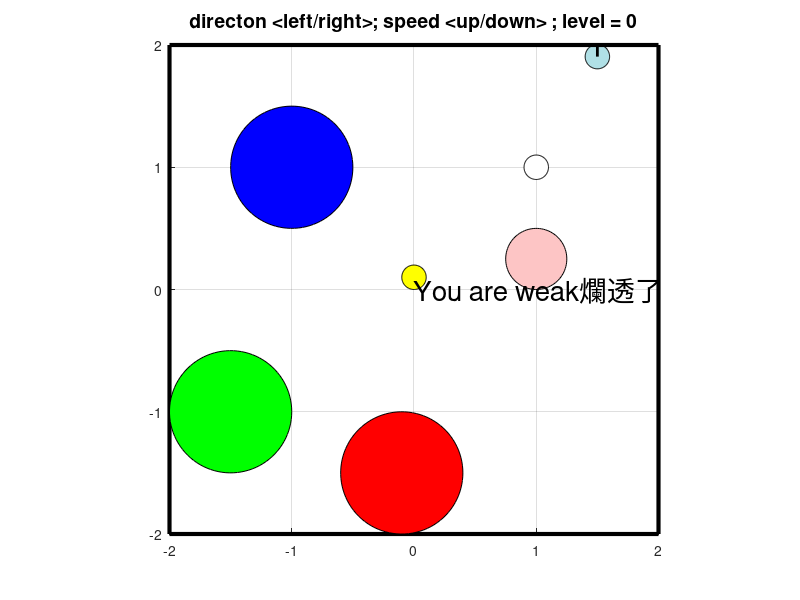

The MATLAB source for this figure:
function car_game
clear all
%Modified the pong code by David Buckingham
%https://www.mathworks.com/matlabcentral/fileexchange/31177-dave-s-matlab-pong

%%%%%% main part of the code %%%
global game_over

close all
initData  %first function, initialize the data variables
initFigure %second function, initialize the figure
while ~game_over %runs till game_over = 1
    moveCar; %second function, compute car movement including collision detection
    refreshPlot; %fourth function, refresh plot based on moveCar
end

%%%%%%%%%%%%%%%%%%%%%%%%%%%%%%%%%%%%%%%%%%%%%%%%%%%%
function initData %first function, initialize the data variables
%%%%%%%%%%%%%%%%%%%%%%%%%%%%%%%%%%%%%%%%%%%%%%%%%%%%
global WALL_X_MIN WALL_X_MAX WALL_Y_MIN WALL_Y_MAX
global SPEED_MAX SPEED_MIN
global DIRECTION_MAX DIRECTION_MIN
global speed direction x y theta
global game_over level
global DT DELAY
global SPEED_INIT DIRECTION_INIT
global R r b
global obstacle_R1 obstacle_x1 obstacle_y1 %one obstacle
global obstacle_R2 obstacle_x2 obstacle_y2
global obstacle_R2 obstacle_x2 obstacle_y2 
global obstacle_R3 obstacle_x3 obstacle_y3 
global obstacle_R4 obstacle_x4 obstacle_y4
global obstacle_R5 obstacle_x5 obstacle_y5 
global obstacle_R6 obstacle_x6 obstacle_y6 

level = 0;
game_over = 0;
WALL_X_MIN = -2;
WALL_X_MAX = 2;
WALL_Y_MIN = -2;
WALL_Y_MAX = 2;

DIRECTION_MAX =  1.0;
DIRECTION_MIN = -1.0;
SPEED_MAX = 35;
SPEED_MIN = -35;

DT = 0.1; 
DELAY = 0.001;
SPEED_INIT = SPEED_MAX; 
DIRECTION_INIT = 0; 

%%%%%% initialize car settings %%%%%%
speed = 30;
direction = 0;
x = 1.5; 
y = -1.5; 
theta = pi/2;

%%%%%% initialize obstacle settings %%%%%%
obstacle_R1 = 0.25;
obstacle_x1 = 1;
obstacle_y1 = 0.25;

obstacle_R2 = 0.5;
obstacle_x2 = -1;
obstacle_y2 = 1;

obstacle_R3 = 0.5;
obstacle_x3 = -1.5;
obstacle_y3 = -1;

obstacle_R4 = 0.1;
obstacle_x4 = 1;
obstacle_y4 = 1;

obstacle_R5 = 0.5;
obstacle_x5 = -0.1;
obstacle_y5 = -1.5;

obstacle_R6 = 0.1;
obstacle_x6 = 0;
obstacle_y6 = 0.1;

r = 0.01; %radius of wheels
b = 0.05; %width of the robot
R = 0.1; %foot print of the robot

%%%%%%%%%%%%%%%%%%%%%%%%%%%%%%%%%%%%%%%%%%%%%%%%%%%%
function initFigure %second function, initialize the figure
%%%%%%%%%%%%%%%%%%%%%%%%%%%%%%%%%%%%%%%%%%%%%%%%%%%%
global WALL_X_MIN WALL_X_MAX WALL_Y_MIN WALL_Y_MAX
global x y theta
global car_anim dir_anim 
global level
global obstacle_R1 obstacle_x1 obstacle_y1
global obstacle_R2 obstacle_x2 obstacle_y2
global obstacle_R2 obstacle_x2 obstacle_y2 
global obstacle_R3 obstacle_x3 obstacle_y3 
global obstacle_R4 obstacle_x4 obstacle_y4
global obstacle_R5 obstacle_x5 obstacle_y5 
global obstacle_R6 obstacle_x6 obstacle_y6 


fig = figure; %initialize the figure
set(fig, 'Resize', 'off'); %do not allow figure to resize
set(fig,'KeyPressFcn',@keyDown); %setkey presses for later
axis('equal');
axis([WALL_X_MIN WALL_X_MAX WALL_Y_MIN WALL_Y_MAX]); %set the size of the board.
axis manual;
grid on;
hold on;
title(['directon <left/right>; speed <up/down> ; level = ',num2str(level)],'Fontsize',14);
%set(gca, 'color', 'w', 'YTick', [], 'XTick', []); %remove x and y label
        
[x_robot,y_robot,x_dir,y_dir] = car_coordinates(x,y,theta);

%%%%%%% set the car %%%%%%
light_blue = [176,224,230]/255; %from https://www.rapidtables.com/web/color/blue-color.html
car_anim= patch(x_robot,y_robot,light_blue);  
dir_anim = line(x_dir,y_dir,'Color','black','Linewidth',2);
         
%%%%%%%% set the walls %%%%%%%
line('Xdata',[WALL_X_MIN WALL_X_MIN],'Ydata',[WALL_Y_MIN WALL_Y_MAX],'Color','k','Linewidth',3); %left wall
line('Xdata',[WALL_X_MIN WALL_X_MAX],'Ydata',[WALL_Y_MAX WALL_Y_MAX],'Color','k','Linewidth',3); %top wall
line('Xdata',[WALL_X_MAX WALL_X_MAX],'Ydata',[WALL_Y_MIN WALL_Y_MAX],'Color','k','Linewidth',3); %right wall
line('Xdata',[WALL_X_MIN WALL_X_MAX],'Ydata',[WALL_Y_MIN WALL_Y_MIN],'Color','k','Linewidth',3); %bottom wall

%%%%%% set the obstacles %%%%%
phi = linspace(0,2*pi);
light_red = [253 197 197]/255; %from https://www.rapidtables.com/web/color/RGB_Color.html
patch(obstacle_x1+obstacle_R1*cos(phi),obstacle_y1+obstacle_R1*sin(phi),light_red);
patch(obstacle_x2+obstacle_R2*cos(phi),obstacle_y2+obstacle_R2*sin(phi),'b');
patch(obstacle_x3+obstacle_R3*cos(phi),obstacle_y3+obstacle_R3*sin(phi),'g');
patch(obstacle_x4+obstacle_R4*cos(phi),obstacle_y4+obstacle_R4*sin(phi),'w');
patch(obstacle_x5+obstacle_R5*cos(phi),obstacle_y5+obstacle_R5*sin(phi),'r');
patch(obstacle_x6+obstacle_R6*cos(phi),obstacle_y6+obstacle_R6*sin(phi),'y');


%%%%%%%%%%%%%%%%%%%%%%%%%%%%%%%%%%%%%%%%%%%%%%%%%%%%
function moveCar %third function, compute car movement including collision detection
%%%%%%%%%%%%%%%%%%%%%%%%%%%%%%%%%%%%%%%%%%%%%%%%%%%%
global game_over DT
global WALL_X_MIN WALL_X_MAX WALL_Y_MIN WALL_Y_MAX
global b r R
global speed direction x y theta
global obstacle_R1 obstacle_x1 obstacle_y1
global obstacle_R2 obstacle_x2 obstacle_y2
global obstacle_R2 obstacle_x2 obstacle_y2 
global obstacle_R3 obstacle_x3 obstacle_y3 
global obstacle_R4 obstacle_x4 obstacle_y4
global obstacle_R5 obstacle_x5 obstacle_y5 
global obstacle_R6 obstacle_x6 obstacle_y6 

rot = [cos(theta) -sin(theta) 0; ...
     sin(theta) cos(theta) 0; ...
     0 0 1];
vel_local = [0.5*r*speed; ...
             0; ...
     0.5*(r/b)*direction];
vel_global = rot*vel_local;

x = x + vel_global(1,1)*DT;
y = y + vel_global(2,1)*DT;
theta = theta + vel_global(3,1)*DT;

%%%%%% set all conditions for game to end %%%%%
dist_robot_obstacle1 = norm([obstacle_x1-x obstacle_y1-y]);
dist_robot_obstacle2 = norm([obstacle_x2-x obstacle_y2-y]); 
dist_robot_obstacle3 = norm([obstacle_x3-x obstacle_y3-y]); 
dist_robot_obstacle4 = norm([obstacle_x4-x obstacle_y4-y]); 
dist_robot_obstacle5 = norm([obstacle_x5-x obstacle_y5-y]); 
dist_robot_obstacle6 = norm([obstacle_x6-x obstacle_y6-y]); 

if (x<WALL_X_MIN+R || x>WALL_X_MAX-R || ...
    y<WALL_Y_MIN+R || y>WALL_Y_MAX-R || ...
    dist_robot_obstacle2 <= (obstacle_R2+R) ||...
    dist_robot_obstacle3 <= (obstacle_R3+R) ||...
    dist_robot_obstacle4 <= (obstacle_R4+R) ||...
    dist_robot_obstacle5 <= (obstacle_R5+R) ||...
    dist_robot_obstacle6 <= (obstacle_R6+R) ||...
    dist_robot_obstacle1 <= (obstacle_R1+R))
    game_over = 1;
end

%%%%%%%%%%%%%%%%%%%%%%%%%%%%%%%%%%%%%%%%%%%%%%%%%%%%
function refreshPlot %fifth function, refresh plot based on moveCar
%%%%%%%%%%%%%%%%%%%%%%%%%%%%%%%%%%%%%%%%%%%%%%%%%%%%
global WALL_X_MIN WALL_X_MAX WALL_Y_MIN WALL_Y_MAX
global DELAY
global car_anim dir_anim
global x y theta
global game_over

[x_robot,y_robot,x_dir,y_dir] = car_coordinates(x,y,theta);

set(car_anim,'XData', x_robot,'YData',y_robot);
set(dir_anim,'XData', x_dir,'YData',y_dir);

drawnow;
pause(DELAY);  

if (game_over)
    text(mean([WALL_X_MIN WALL_X_MAX]),mean([WALL_Y_MIN WALL_Y_MAX]),'You are weak爛透了','Fontsize',20);
end


%%%%%%%%%%%%%%%%%%%%%%%%%%%%%%%%%%%%%%%%%%%%%%%%%%%%
function keyDown(src,event) %called from initFigure to take key press to move the paddle
%%%%%%%%%%%%%%%%%%%%%%%%%%%%%%%%%%%%%%%%%%%%%%%%%%%%
global direction speed
global SPEED_MAX SPEED_MIN
global DIRECTION_MAX DIRECTION_MIN

switch event.Key
  case 'rightarrow'
    direction = direction-0.5;
    if (direction<DIRECTION_MIN)
        direction = DIRECTION_MIN;
    end
       
  case 'leftarrow'
    direction = direction+0.5;
    if (direction>DIRECTION_MAX)
        direction = DIRECTION_MAX;
    end
end

switch event.Key
  case 'uparrow'
    speed = speed+5;
    if (speed>SPEED_MAX)
        speed = SPEED_MAX;
    end

  case 'downarrow'
    speed = speed-5;
    if (speed<SPEED_MIN)
        speed = SPEED_MIN;
    end
end

%%%%%%%%%%%%%%%%%%%%%%%%%%%%%%%%%%%%%%%%%%%%%%%%%%%%
function [x_robot,y_robot,x_dir,y_dir] = car_coordinates(x,y,theta)
%%%%%%%%%%%%%%%%%%%%%%%%%%%%%%%%%%%%%%%%%%%%%%%%%%%%

global R 

phi = linspace(0,2*pi);
x_circle = R*cos(phi);
y_circle = R*sin(phi);

x_robot = x + x_circle;
y_robot = y + y_circle;
x_dir = x + [0 R*cos(theta)];
y_dir = y + [0 R*sin(theta)];
        

